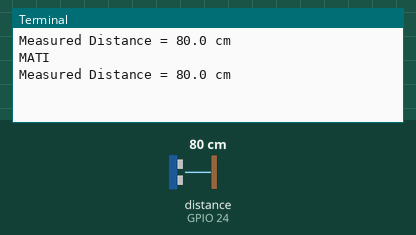
The program below on a simulated Raspberry Pi (BCM pin numbers). Parts: the last lines printed to the terminal. The inputs (shaded band) are chosen by the test bench; at power-on: distance to the obstacle (sensor on GPIO 24) 80 cm. The echo pulse lasts 58.3 µs per cm; the clock reads 2024-03-15 10:24:30 at power-on unless the program sets it.

Above: at 1.2 s.
1.3 s: distance to the obstacle (sensor on GPIO 24) set to 2 cm
At 2.5 s:
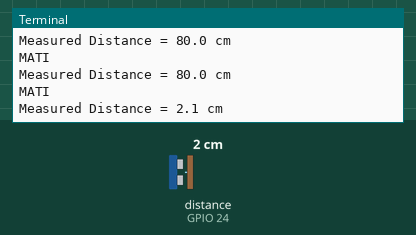
5.1 s: distance to the obstacle (sensor on GPIO 24) set to 4 cm
At 6.1 s:
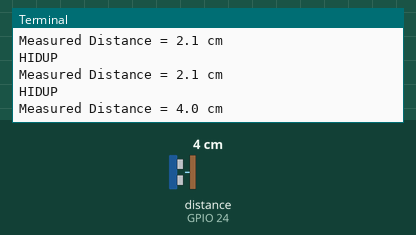
Timing chart, 0 to 8.1 s (numbered marks = the images above; inputs shaded):
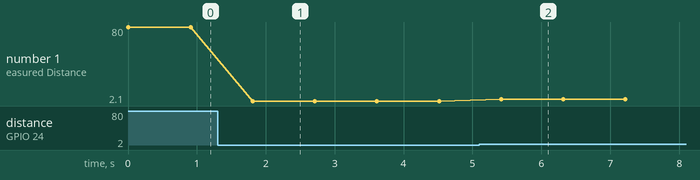

Measured:
- after the input at 1.3 s, the terminal: prints a new line after 0.51 s (image 1)
- after the input at 5.1 s, the terminal: prints a new line after 0.32 s (image 2)
- plotted number 1: 80 → 2.1 after the input at 1.3 s, 2.1 → 4 after the input at 5.1 s

The program:

ultrasonic-distance-with-if-run-file.py
```python
#Libraries
import RPi.GPIO as GPIO
import time
#IMPORT LIBRARY OS
import os

#GPIO Mode (BOARD / BCM)
GPIO.setmode(GPIO.BCM)

#set GPIO Pins
GPIO_TRIGGER = 18
GPIO_ECHO = 24

#set GPIO direction (IN / OUT)
GPIO.setup(GPIO_TRIGGER, GPIO.OUT)
GPIO.setup(GPIO_ECHO, GPIO.IN)

def distance():
    # set Trigger to HIGH
    GPIO.output(GPIO_TRIGGER, True)

    # set Trigger after 0.01ms to LOW
    time.sleep(0.00001)
    GPIO.output(GPIO_TRIGGER, False)

    StartTime = time.time()
    StopTime = time.time()

    # save StartTime
    while GPIO.input(GPIO_ECHO) == 0:
        StartTime = time.time()

    # save time of arrival
    while GPIO.input(GPIO_ECHO) == 1:
        StopTime = time.time()

    # time difference between start and arrival
    TimeElapsed = StopTime - StartTime
    # multiply with the sonic speed (34300 cm/s)
    # and divide by 2, because there and back
    distance = (TimeElapsed * 34300) / 2

    return distance
if __name__ == '__main__':
    try:
        while True:
            dist = distance()
            print ("Measured Distance = %.1f cm" % dist)
            time.sleep(0.9)
            #IF TRUE JIKA DISTANCE KURANG DARI 17 MAKA EKS FILE SERVO DAN LAMPU
            if dist < 17:
                print("HIDUP")
                # os.system('python /path/servo.py')
                # os.system('python /path/lamp/on.py')
            #ELSE MEMATIKAN LAMPU
            else :
                print("MATI")
                # os.system('python /path/lamp/off.py')
        # Reset by pressing CTRL + C
    except KeyboardInterrupt:
        print("Measurement stopped by User")
        GPIO.cleanup()
```
